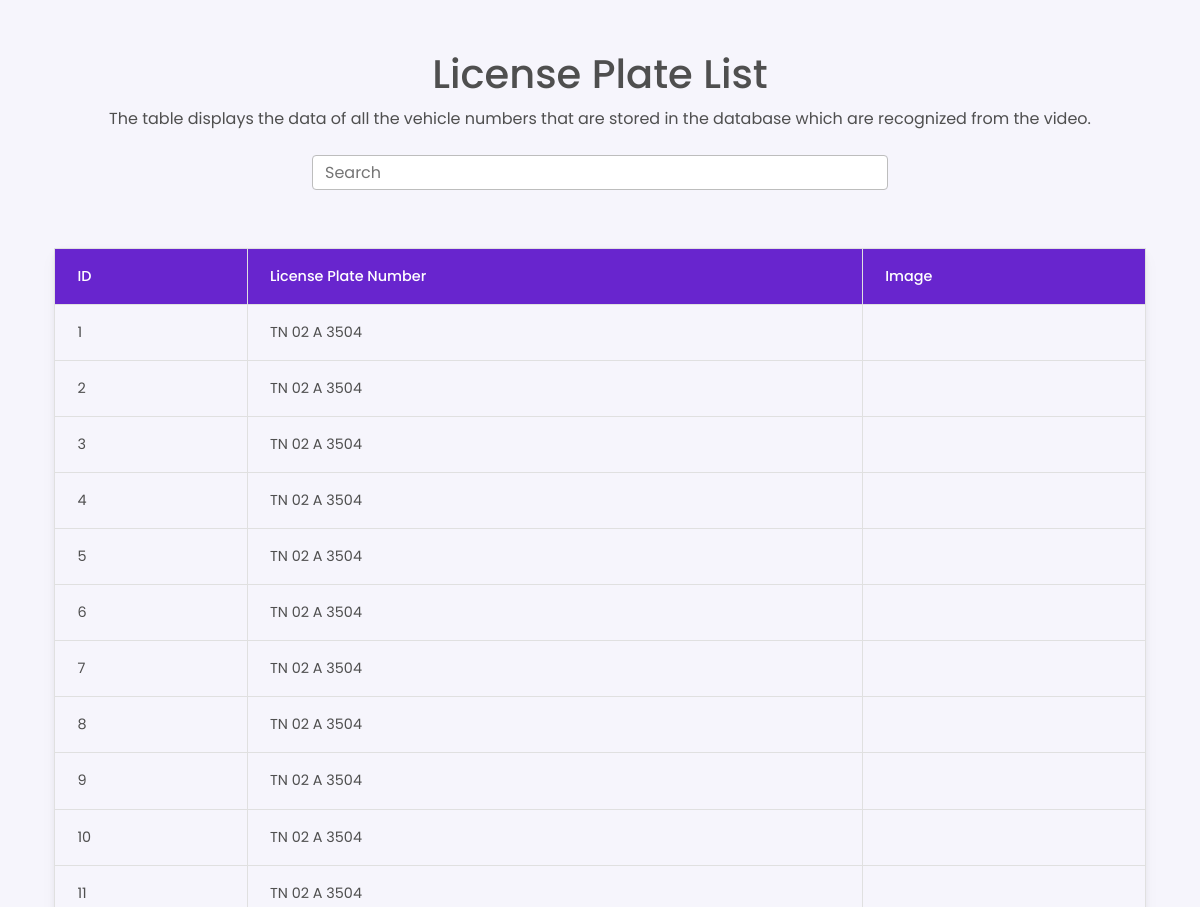
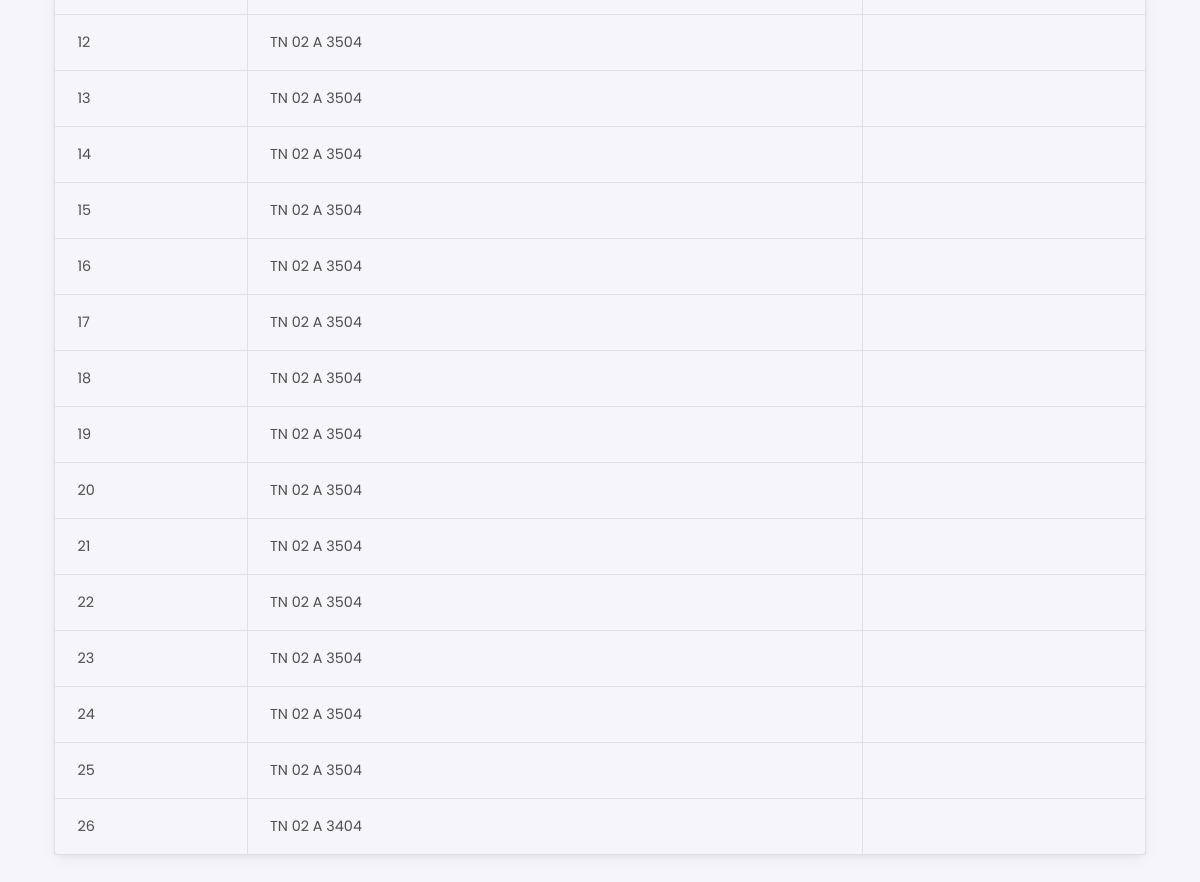
/license_plate_list, run on an earlier commit of the app's database (2 pictures, top to bottom).
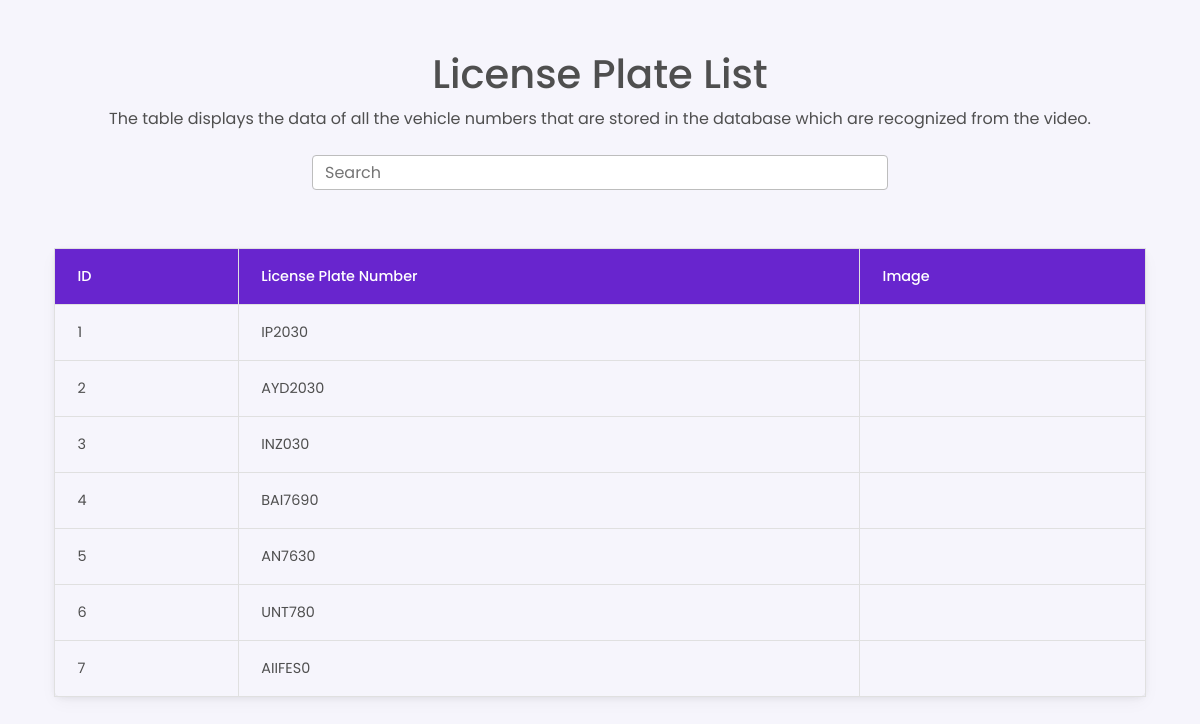
And on a later commit of the database.
### tables this page shows
CREATE TABLE vehicle_numbers
                (id INTEGER PRIMARY KEY AUTOINCREMENT,
                vehicle_number TEXT,
                file_path TEXT);

### app.py (the view)
@app.route('/license_plate_list', methods=['GET'])
def license_plate_list():
    search_query = request.args.get('search_query')
    if not search_query:
        search_query = ''
    rows = search_vehicle(search_query.upper())
    return render_template('license_plate_list.html', license_plates=rows, search_query=search_query)

### database.py (called while the page is built)
def get_connection():
    try:
        conn = sqlite3.connect('vehicles.db')
        return conn
    except Exception as e:
        print("Error connecting to the database: %s" % e)

def search_vehicle(search_query:str):
    conn = get_connection()
    c = conn.cursor()
    c.execute("SELECT * FROM vehicle_numbers WHERE vehicle_number LIKE ?", ('%' + search_query + '%',))
    rows = c.fetchall()
    conn.close()
    return rows

### templates/license_plate_list.html (shortened to what this page needs)
{% extends 'base.html' %}
{% block content %}
    <main class="vh-100">
        <section class="d-flex flex-column h-100 p-4 align-items-center">
            <br>
            <h1>License Plate List</h1>
            <p>The table displays the data of all the vehicle numbers that are stored in the database which are recognized from the video.</p>
            <form id="form" action="/license_plate_list" class="m-2 col-md-12 col-lg-6">
                <div class="input-group w-100">
                    <input type="text" id="search" name="search_query" class="form-control rounded w-100" placeholder="Search" aria-label="Search" aria-describedby="search-addon" />
                </div>
            </form>
            <br>
            <div class="container p-4">
                <table class="table table-bordered shadow-3 rounded-3 table-hover">
                    <thead class="btn-primary-">
                        <tr>
                            <th>ID</th>
                            <th>License Plate Number</th>
                            <th>Image</th>
                        </tr>
                    </thead>
                    <tbody>
                        {% for row in license_plates %}
                        <tr>
                            <td>{{ row[0] }}</td>
                            <td>{{ row[1] }}</td>
                            <td><a href="{{row[2]}}"><img src="{{ row[2] }}" alt=""></a></td>
                        </tr>
                        {% endfor %}
                    </tbody>
                </table>
            </div>
        </section>
    </main>
{% endblock %}

### templates/base.html (shortened to what this page needs)
<!DOCTYPE html>
<html lang="en">
  <head>
    <link
      href="https://cdnjs.cloudflare.com/ajax/libs/font-awesome/6.0.0/css/all.min.css"
      rel="stylesheet"
    />
    <link
      href="https://cdnjs.cloudflare.com/ajax/libs/mdb-ui-kit/6.2.0/mdb.min.css"
      rel="stylesheet"
    />
  </head>
  <body>
    {% block content %} {% endblock %}
  </body>
</html>

### templates/base.html (style rules this page uses)
* { margin: 0; padding: 0; box-sizing: border-box; font-family:'Poppins',sans-serif; }
body { background-color: #f6f5fc; }
.btn-primary- { background-color: #6825ce; color: white; }

What changed in the data, as far as the page shows it:
removed vehicle_numbers: id "8", vehicle_number "TN 02 A 3504"
removed vehicle_numbers: id "9", vehicle_number "TN 02 A 3504"
removed vehicle_numbers: id "10", vehicle_number "TN 02 A 3504"
removed vehicle_numbers: id "11", vehicle_number "TN 02 A 3504"
removed vehicle_numbers: id "12", vehicle_number "TN 02 A 3504"
removed vehicle_numbers: id "13", vehicle_number "TN 02 A 3504"
removed vehicle_numbers: id "14", vehicle_number "TN 02 A 3504"
removed vehicle_numbers: id "15", vehicle_number "TN 02 A 3504"
removed vehicle_numbers: id "16", vehicle_number "TN 02 A 3504"
removed vehicle_numbers: id "17", vehicle_number "TN 02 A 3504"
removed vehicle_numbers: id "18", vehicle_number "TN 02 A 3504"
removed vehicle_numbers: id "19", vehicle_number "TN 02 A 3504"
removed vehicle_numbers: id "20", vehicle_number "TN 02 A 3504"
removed vehicle_numbers: id "21", vehicle_number "TN 02 A 3504"
removed vehicle_numbers: id "22", vehicle_number "TN 02 A 3504"
removed vehicle_numbers: id "23", vehicle_number "TN 02 A 3504"
removed vehicle_numbers: id "24", vehicle_number "TN 02 A 3504"
removed vehicle_numbers: id "25", vehicle_number "TN 02 A 3504"
removed vehicle_numbers: id "26", vehicle_number "TN 02 A 3404"
changed vehicle_numbers id 1: vehicle_number "TN 02 A 3504" → "IP2030"
changed vehicle_numbers id 2: vehicle_number "TN 02 A 3504" → "AYD2030"
changed vehicle_numbers id 3: vehicle_number "TN 02 A 3504" → "INZ030"
changed vehicle_numbers id 4: vehicle_number "TN 02 A 3504" → "BAI7690"
changed vehicle_numbers id 5: vehicle_number "TN 02 A 3504" → "AN7630"
changed vehicle_numbers id 6: vehicle_number "TN 02 A 3504" → "UNT780"
changed vehicle_numbers id 7: vehicle_number "TN 02 A 3504" → "AIIFES0"
